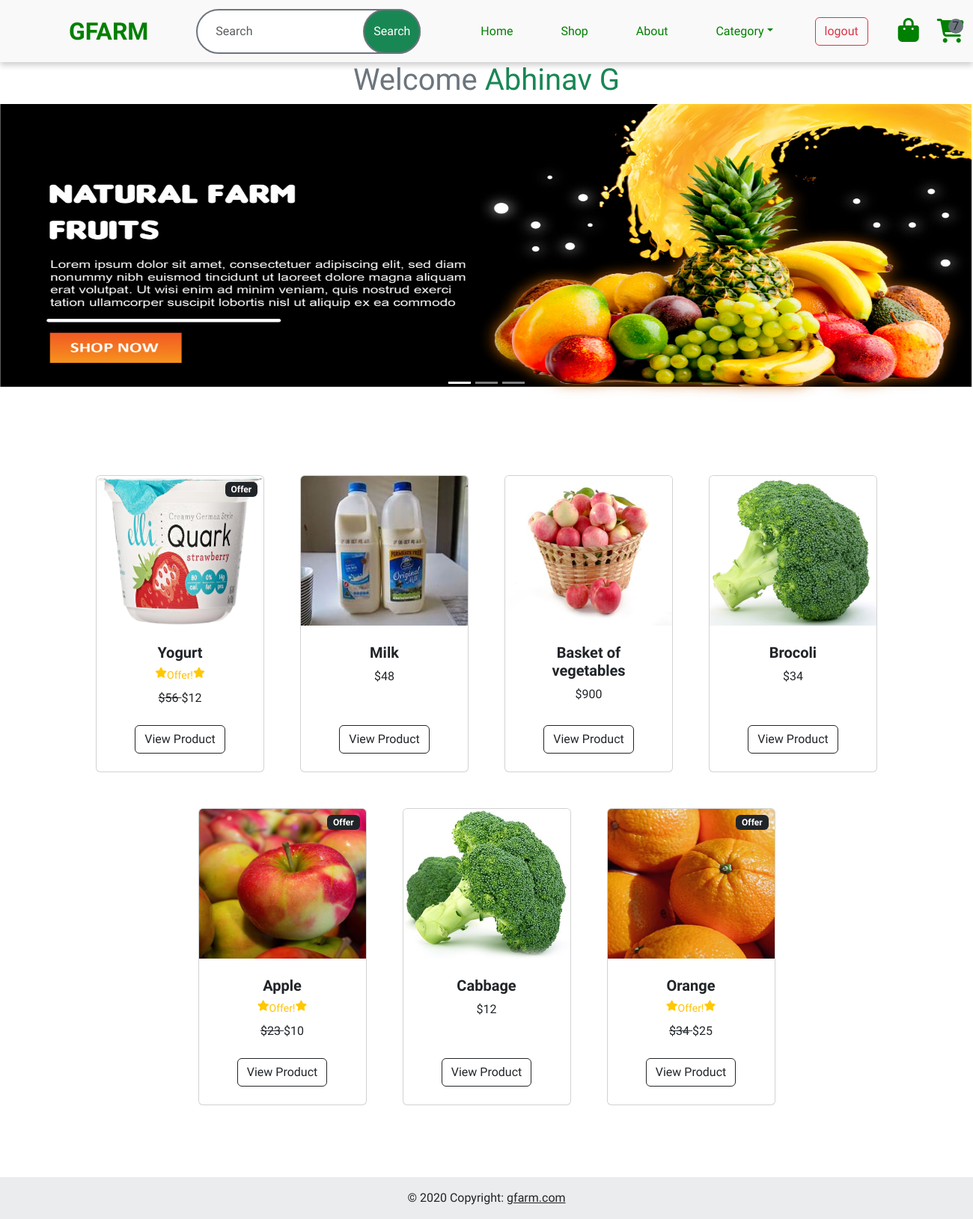
The page /user/ (signed in) on the database its author committed.
### account/models.py (models this page shows, shortened)
class Products(models.Model):
    title = models.CharField(max_length=50)
    description = models.CharField(max_length=50)
    price = models.IntegerField()
    image = models.ImageField(upload_to='product_images')
    options=(
        ('Vegetables','Vegetables'),
        ('Fruits','Fruits'),
        ('Diary','Diary'),
        ('Spices','Spices'),
    )
    category = models.CharField(max_length=100,choices = options)
    stock = models.IntegerField()
    is_offer = models.BooleanField(default=False,null=True)
    offer_price = models.IntegerField(null=True)

### user/views.py (the view)
# urls.py: path('', views.UserHome.as_view(),name='userhome'),
@method_decorator(dec,name='dispatch')
class UserHome(View):
    def get(self,request):
        random_obj = Products.objects.all().order_by('?')[:7]
        return render(request,'userhome.html',{'products':random_obj})

### account/views.py (called while the page is built)
def signin_required(func):
    def inner(request,**kwargs):
        if request.user.is_authenticated:
            return func(request,**kwargs)
        else:
            messages.error(request,'Login required')
            return redirect('login')
    return inner

### user/context_processor.py (called while the page is built)
def cart_count(request):
    if request.user.is_authenticated:
        count = Cart.objects.filter(user = request.user).count()
        return {'count':count}
    else:
        return {'count':0}

### user/templates/userhome.html (shortened to what this page needs)
{% extends "landing.html" %}
{% load static %}
{% block main %}
<div>
    {% if user.is_authenticated %}
    <h1 class="text-secondary mx-2 text-center">Welcome <span class="text-success">{{request.user.first_name}}
            {{request.user.last_name}}</span></h1>
    {% else %}
    <h1 class="text-secondary mx-2 text-center fw-bold">Join now</h1>
    {% endif %}
    <div id="carouselId" class="carousel
         slide" data-bs-ride="carousel">
        <div class="carousel-indicators">
            <button type="button" data-bs-target="#carouselId" data-bs-slide-to="0" class="active" aria-current="true"
                aria-label="Slide 1"></button>
            <button type="button" data-bs-target="#carouselId" data-bs-slide-to="1" aria-label="Slide 2"></button>
            <button type="button" data-bs-target="#carouselId" data-bs-slide-to="2" aria-label="Slide 3"></button>
        </div>
        <div class="carousel-inner">
            <div class="carousel-item active">
                <img src={% static 'img/banner1.jpg' %} height="400px" width="400px" alt="Vegetable"
                    class="d-block w-100">
            </div>
        </div>
    </div>
    <button class="carousel-control-prev" type="button" data-bs-target="#carouselId" data-bs-slide="prev">
        <span class="carousel-control-prev-icon" aria-hidden="true"></span>
    </button>
    <button class="carousel-control-next" type="button" data-bs-target="#carouselId" data-bs-slide="next">
        <span class="carousel-control-next-icon" aria-hidden="true"></span>
    </button>
</div>
<section class="py-5">
    <div class="container px-4 px-lg-5 mt-5">
        <div class="row gx-4 gx-lg-5 row-cols-2 row-cols-md-3 row-cols-xl-4 justify-content-center">
            {% for product in products %}
            {% if product.is_offer %}
            <div class="col mb-5">
                <div class="card h-100">
                    <div class="badge bg-dark text-white position-absolute" style="top: 0.5rem; right: 0.5rem">Offer
                    </div>
                    <img class="card-img-top" src="{{ product.image.url }}" alt="..." height="200px" />
                    <div class="card-body p-4">
                        <div class="text-center">
                            <h5 class="fw-bolder">{{ product.title }}</h5>
                            <div class="d-flex justify-content-center small text-warning mb-2">
                                <i class="fa-solid fa-star" style="color: #ffc800;"></i>
                                Offer!
                                <i class="fa-solid fa-star" style="color: #ffc800;"></i>
                            </div>
                            <strike>
                                ${{ product.price }}
                            </strike>
                            ${{ product.offer_price }}
                        </div>
                    </div>
                    <div class="card-footer p-4 pt-0 border-top-0 bg-transparent">
                        <div class="text-center">
                            <a class="btn btn-outline-dark mt-auto" href="{% url "product_details" product.id %}">View
                                Product</a>
                        </div>
                    </div>
                </div>
            </div>
            {% else %}
            <div class="col mb-5">
                <div class="card h-100">
                    <img class="card-img-top" src="{{ product.image.url }}" alt="..." height="200px" />
                    <div class="card-body p-4">
                        <div class="text-center">
                            <h5 class="fw-bolder">{{ product.title }}</h5>
                            ${{ product.price }}
                        </div>
                    </div>
                    <div class="card-footer p-4 pt-0 border-top-0 bg-transparent">
                        <div class="text-center"><a class="btn btn-outline-dark mt-auto" href="{% url "product_details" product.id %}">View Product</a></div>
                    </div>
                </div>
            </div>
            {% endif %}
            {% endfor %}
        </div>
</section>
{% endblock main %}

### static/css/style.css (style rules this page uses)
* { font-family: 'Raleway',sans-serif; }

### rows shown on the page
Products: image (picture), title "Yogurt", price "56", offer_price "12"
Products: image (picture), title "Milk", price "48"
Products: image (picture), title "Basket of vegetables", price "900"
Products: image (picture), title "Brocoli", price "34"
Products: image (picture), title "Apple", price "23", offer_price "10"
Products: image (picture), title "Cabbage", price "12"
Products: image (picture), title "Orange", price "34", offer_price "25"

### other values the page prints
{{ count }} "7"
{{ request.user.first_name }} "Abhinav"
{{ request.user.last_name }} "G"
